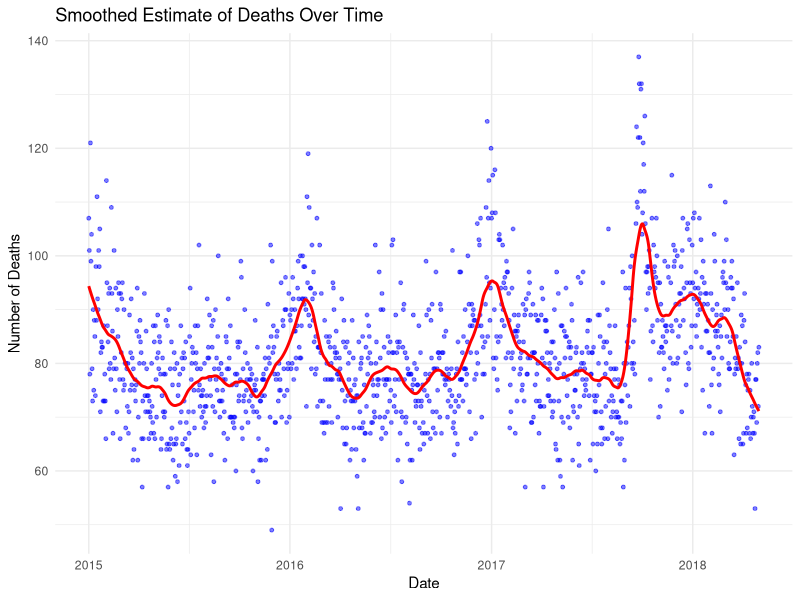
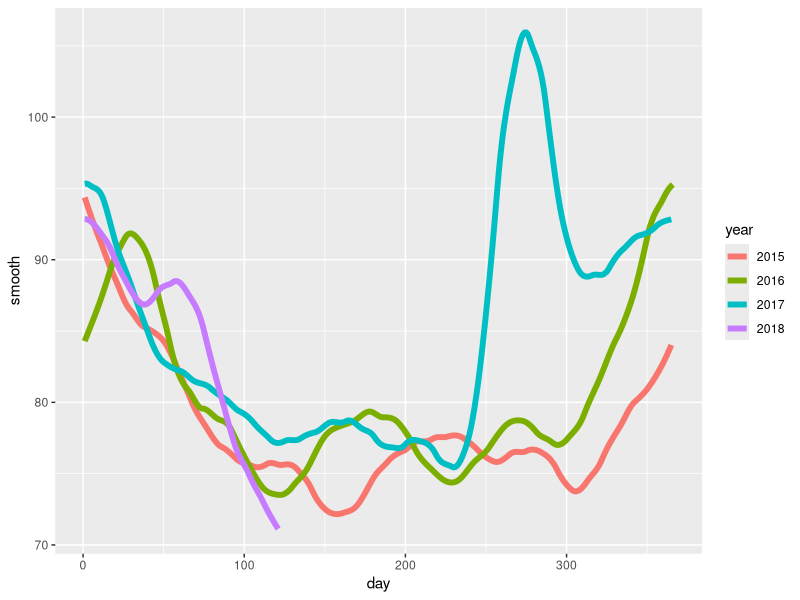

The R source for these figures, in order:
library(tidyverse)
library(lubridate)
library(purrr)
library(pdftools)

fn <- system.file("extdata", "RD-Mortality-Report_2015-18-180531.pdf", package="dslabs")
dat <- map_df(str_split(pdf_text(fn), "\n"), function(s){
  s <- str_trim(s)
  header_index <- str_which(s, "2015")[1]
  tmp <- str_split(s[header_index], "\\s+", simplify = TRUE)
  month <- tmp[1]
  header <- tmp[-1]
  tail_index  <- str_which(s, "Total")
  n <- str_count(s, "\\d+")
  out <- c(1:header_index, which(n==1), which(n>=28), tail_index:length(s))
  s[-out] %>%
    str_remove_all("[^\\d\\s]") %>%
    str_trim() %>%
    str_split_fixed("\\s+", n = 6) %>%
    .[,1:5] %>%
    as_tibble() %>% 
    setNames(c("day", header)) %>%
    mutate(month = month,
           day = as.numeric(day)) %>%
    gather(year, deaths, -c(day, month)) %>%
    mutate(deaths = as.numeric(deaths))
}) %>%
  mutate(month = recode(month, "JAN" = 1, "FEB" = 2, "MAR" = 3, "APR" = 4, "MAY" = 5, "JUN" = 6, 
                        "JUL" = 7, "AGO" = 8, "SEP" = 9, "OCT" = 10, "NOV" = 11, "DEC" = 12)) %>%
  mutate(date = make_date(year, month, day)) %>%
  dplyr::filter(date <= "2018-05-01")


loess_fit <- loess(deaths ~ as.numeric(date), data = dat, span = 60 / diff(range(as.numeric(dat$date))), degree = 1)

smoothed_data <- data.frame(
  date = seq(min(dat$date), max(dat$date), by = "1 day")
)
smoothed_data$deaths <- predict(loess_fit, newdata = data.frame(date = as.numeric(smoothed_data$date)))


library(ggplot2)
ggplot(dat, aes(x = date, y = deaths)) +
  geom_point(alpha = 0.5, size = 1, color = "blue") + 
  geom_line(data = smoothed_data, aes(x = date, y = deaths), color = "red", size = 1) +  
  labs(title = "Smoothed Estimate of Deaths Over Time",
       x = "Date",
       y = "Number of Deaths") +
  theme_minimal()

dat %>% 
  mutate(smooth = predict(loess_fit, newdata = data.frame(date = as.numeric(date))), 
         day = yday(date), 
         year = as.character(year(date))) %>%
  ggplot(aes(day, smooth, col = year)) +
  geom_line(lwd = 2)


#-----------------------------------------------------------

library(broom)
library(dslabs)

data(mnist_27)


mnist_27$train$y_numeric <- as.numeric(mnist_27$train$y == 7)
mnist_27$test$y_numeric <- as.numeric(mnist_27$test$y == 7)

sum(is.na(mnist_27$train$x_2))
sum(is.na(mnist_27$test$x_2))

loess_fit <- loess(y_numeric ~ x_2, data = mnist_27$train, degree = 1)

predictions <- predict(loess_fit, newdata = mnist_27$test)
sum(is.na(predictions))
predicted_classes <- ifelse(predictions > 0.5, 1, 0)
sum(is.na(predicted_classes))

accuracy <- mean(predicted_classes == mnist_27$test$y_numeric, na.rm = TRUE)
print(accuracy)
